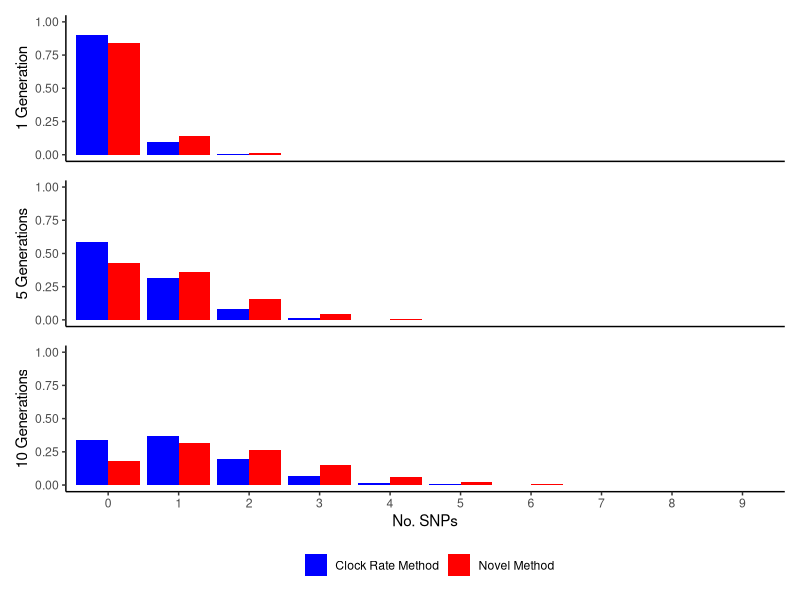

Source code (R):
library(ggplot2)
library(patchwork)

#sample(1:1000, 1) #216
set.seed(216)

a = rpois(100000, 0.1690)
b = table(a)/sum(table(a))
c = as.data.frame(b)
c$Method = "Novel"
d = rpois(100000, 0.1075)
e = table(d)/sum(table(d))
f = as.data.frame(e)
f$Method = "Clock"
colnames(f) = c("a", "Freq", "Method")
g = rbind(c,f)
p1 = ggplot(data=g, aes(x=a, y=Freq, fill = Method)) + 
  geom_bar(position = "dodge", stat = 'identity') +
  theme_classic() +
  xlab("No. SNPs") + ylab("1 Generation")+
  coord_cartesian(xlim = c(1, 10)) + ylim(0,1)+
  theme(axis.title.x=element_blank(),
        axis.text.x=element_blank(),
        axis.ticks.x=element_blank(),
        legend.position = "none")  +
  scale_fill_manual("", values = c("blue", "red"))

 
a = rpois(100000, 0.1690*5)
b = table(a)/sum(table(a))
c = as.data.frame(b)
c$Method = "Novel"
d = rpois(100000, 0.1075*5)
e = table(d)/sum(table(d))
f = as.data.frame(e)
f$Method = "Clock"
colnames(f) = c("a", "Freq", "Method")
g = rbind(c,f)
p2 = ggplot(data=g, aes(x=a, y=Freq, fill = Method)) + 
  geom_bar(position = "dodge", stat = 'identity') +
  theme_classic() +
  xlab("No. SNPs") + ylab("5 Generations")+
  coord_cartesian(xlim = c(1, 10)) + ylim(0,1)+
  theme(axis.title.x=element_blank(),
        axis.text.x=element_blank(),
        axis.ticks.x=element_blank(),
        legend.position = "none")+
  scale_fill_manual("", values = c("blue", "red"))

a = rpois(100000, 0.1690*10)
b = table(a)/sum(table(a))
c = as.data.frame(b)
c$Method = "Novel Method"
d = rpois(100000, 0.1075*10)
e = table(d)/sum(table(d))
f = as.data.frame(e)
f$Method = "Clock Rate Method"
colnames(f) = c("a", "Freq", "Method")
g = rbind(c,f)
p3 = ggplot(data=g, aes(x=a, y=Freq, fill = Method)) + 
  geom_bar(position = "dodge", stat = 'identity') +
  theme_classic() +
  xlab("No. SNPs") + ylab("10 Generations") +
  coord_cartesian(xlim = c(1, 10)) + ylim(0,1)+
  theme(legend.position = "bottom")+
  scale_fill_manual("", values = c("blue", "red"))

p1/p2/p3
